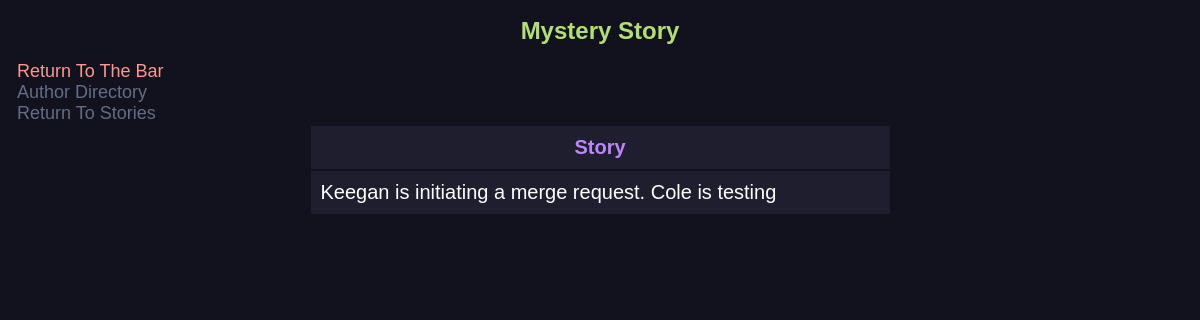
The app's page /viewstory/8 with its own data.
### main.py (models this page shows, shortened)
class NewStory(db.Model):
    id = db.Column(db.Integer, primary_key=True)
    title = db.Column(db.String(200), nullable=False)
    genre = db.Column(db.String(200), nullable=True)
    content = db.Column(db.Text, nullable=False)
    date_created = db.Column(db.DateTime, default=datetime.utcnow)
    author_id = db.Column(db.Integer, db.ForeignKey('user.id'), nullable=False)
    current_version_id = db.Column(db.Integer, db.ForeignKey('new_version.id'), nullable=True)
    __table_args__ = (
        ForeignKeyConstraint(['author_id'], ['user.id'], name='fk_new_story_author_id'),
        ForeignKeyConstraint(['current_version_id'], ['new_version.id'], name='fk_new_story_current_version_id')
    )
    current_version = db.relationship('NewVersion', foreign_keys=[current_version_id], post_update=True)
    versions = db.relationship('NewVersion', backref='story', lazy=True, cascade='all, delete-orphan', foreign_keys='NewVersion.story_id')

### main.py (the view)
@app.route('/viewstory/<int:id>', methods=['GET'])
def view_story(id):
    story = NewStory.query.get_or_404(id)
    return render_template('view_story.html', story=story, current_user=current_user)

### templates/view_story.html (shortened to what this page needs)
<link rel="stylesheet" href="{{ url_for('static', filename='css/read_story.css') }}">
{% block body %}
<div class="content">
	<h1 style="text-align: center;">{{ story.title }}</h1>
	<div>
		<a href="/" class="return-to-bar">Return To The Bar</a>
	</div>
	<div>
		<a href="/user_dir/" class="button">Author Directory</a>
	</div>
	<div>
		<a href="/story_db/" class="button">Return To Stories</a>
	</div>
	<table class="center-table">
		<tr>
			<th>Story</th>
		</tr>
		<tr>
			<td>{{ story.content|safe }}</td>
		</tr>
	</table>
</div>
{% endblock %}

### static/css/read_story.css (style rules this page uses)
h1 { font-size: 24px; color: #B3DF72; text-align: center; font-family: sans-serif; }
a { color: #636d83; font-size: 18px; font-family: sans-serif; text-decoration: none; }
.center-table { margin-left: auto; margin-right: auto; width: 50%; }
td { background-color: #1e1e2e; color: white; font-family: sans-serif; font-size: 20px; padding: 10; }
th { background-color: #1e1e2e; color: #BB86FC; font-family: sans-serif; font-size: 20px; text-align: center; padding: 10; }
.return-to-bar { color: #FD9891; }

### records on screen
NewStory: title "Mystery Story", content "Keegan is initiating a merge request. Cole is testing"
